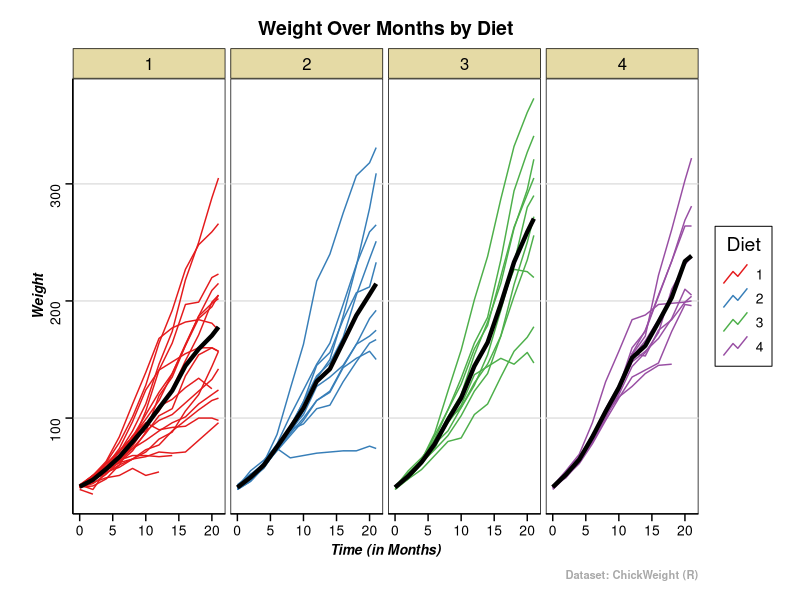
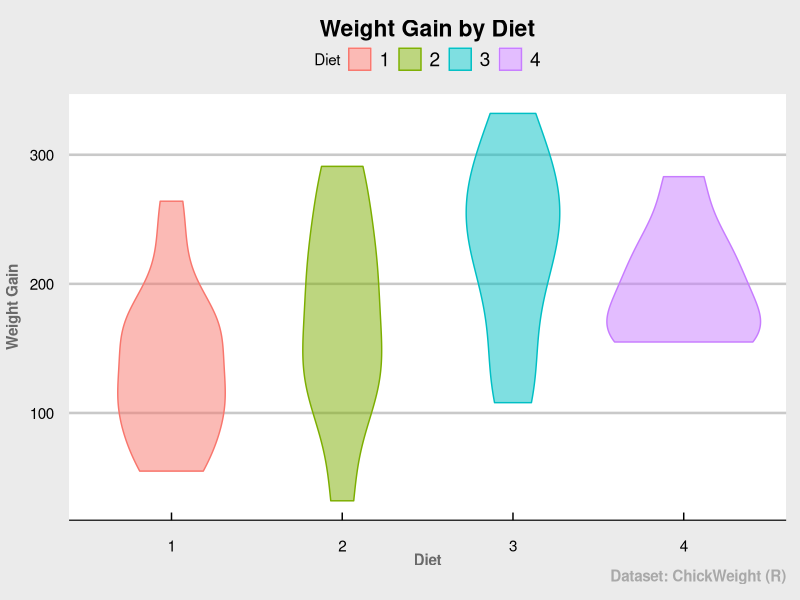

These figures' R source, in order: (Note: this script raises an error after producing the figures.)
# Packages ----------------------------------------------------------------

require(datasets)
require(reshape2)
require(dplyr)
require(ggplot2)
require(ggthemes)


# Data Wrangling ----------------------------------------------------------

data(ChickWeight)

# Weight over Time grouped by Chick & Diet
wide <- ChickWeight |>
        dcast(Diet + Chick ~ Time, value.var = "weight")

names(wide)[-c(1:2)] <-
        paste0("time", names(wide)[-c(1:2)])

wide <- wide |>
        mutate(gain = time21 - time0)



# Spaghetti Plot Grouped by Diet --------------------------------------------------

ggplot(ChickWeight, aes(
        x = Time,
        y = weight,
        colour = Diet,
        group = Chick
)) +
        geom_line(key_glyph = draw_key_timeseries) +
        stat_summary(
                aes(group = 1),
                geom = "line",
                fun = mean,
                size = 1.5,
                col = "black"
        ) +
        labs(
                title = "Weight Over Months by Diet",
                x = "Time (in Months)",
                y = "Weight",
                caption = "Dataset: ChickWeight (R)"
                
        ) +
        facet_grid(. ~ Diet) +
        scale_color_brewer(palette = "Set1") +
        theme_stata(scheme = "s1color") +
        theme(
                plot.title = element_text(face = "bold", hjust = 0.5),
                plot.caption = element_text(face = "bold", colour = "darkgray", hjust = 1),
                axis.title.x = element_text(face = "bold.italic"),
                axis.title.y = element_text(face = "bold.italic"),
                legend.position = "right"
        ) 



# Violin Plot -------------------------------------------------------------

ggplot(data = wide, mapping = aes(x = Diet, y = gain, col = Diet, fill = Diet)) +
        geom_violin(alpha = 0.5) +
        labs(
                title = "Weight Gain by Diet",
                x = "Diet",
                y = "Weight Gain",
                caption = "Dataset: ChickWeight (R)"
        ) +
        theme_economist_white() +
        theme(
                plot.title = element_text(face = "bold", hjust = 0.5),
                plot.caption = element_text(face = "bold", colour = "darkgray", hjust = 1),
                axis.title.x = element_text(face = "bold", color = "dimgray"),
                axis.title.y = element_text(face = "bold", color = "dimgray", vjust = 3)
        ) 


# Difference in Means: Welch's two sample t-test --------------------------------------------------------

# We want to test whether the weight gain in diet 1 is equal to the 
# weight gain in diet 4 (or not).

wide <- subset(wide, Diet %in% c(1, 4))

# Confidence Interval for Unequal Variances 
t.test(gain ~ Diet, data = wide, paired = F, var.equal = F,
       mu = 0, alternative = "two.sided")$conf  |> 
        as.numeric() |> 
        round(2)

# Difference in means C.I. is entirely negative.
# Then Mu_group1 - Mu_group4 < 0, therefore Mu_group4 > Mu_group1 
